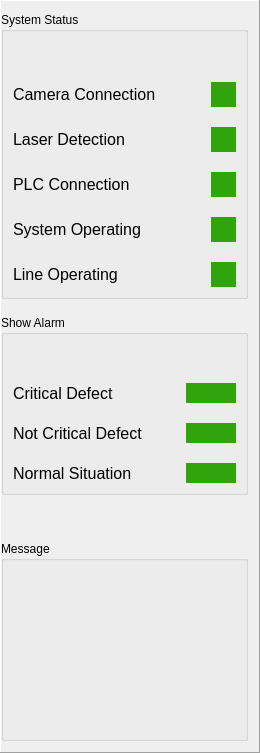
           <widget class="QFrame" name="frame_62">
            <property name="minimumSize">
             <size>
              <width>260</width>
              <height>404</height>
             </size>
            </property>
            <property name="maximumSize">
             <size>
              <width>120</width>
              <height>16777215</height>
             </size>
            </property>
            <property name="styleSheet">
             <string notr="true">QLabel{
	font-size: 16px;
	border: no
}</string>
            </property>
            <property name="frameShape">
             <enum>QFrame::Panel</enum>
            </property>
            <property name="frameShadow">
             <enum>QFrame::Raised</enum>
            </property>
            <layout class="QVBoxLayout" name="verticalLayout_17">
             <property name="leftMargin">
              <number>0</number>
             </property>
             <item>
              <widget class="QGroupBox" name="groupBox_7">
               <property name="minimumSize">
                <size>
                 <width>0</width>
                 <height>200</height>
                </size>
               </property>
               <property name="maximumSize">
                <size>
                 <width>16777215</width>
                 <height>16777215</height>
                </size>
               </property>
               <property name="styleSheet">
                <string notr="true">QLabel{
	font-size: 16px;
	border: no
}</string>
               </property>
               <property name="title">
                <string>System Status</string>
               </property>
               <layout class="QVBoxLayout" name="verticalLayout_16">
                <property name="topMargin">
                 <number>50</number>
                </property>
                <item>
                 <layout class="QGridLayout" name="gridLayout_5">
                  <property name="topMargin">
                   <number>0</number>
                  </property>
                  <property name="horizontalSpacing">
                   <number>5</number>
                  </property>
                  <property name="verticalSpacing">
                   <number>20</number>
                  </property>
                  <item row="2" column="0">
                   <widget class="QLabel" name="label_10">
                    <property name="styleSheet">
                     <string notr="true"/>
                    </property>
                    <property name="text">
                     <string>PLC Connection</string>
                    </property>
                   </widget>
                  </item>
                  <item row="2" column="1">
                   <widget class="QLabel" name="Laser_Connection_2">
                    <property name="minimumSize">
                     <size>
                      <width>25</width>
                      <height>25</height>
                     </size>
                    </property>
                    <property name="maximumSize">
                     <size>
                      <width>25</width>
                      <height>25</height>
                     </size>
                    </property>
                    <property name="styleSheet">
                     <string notr="true">QLabel{
	
background-color:rgb(48, 163, 13);
}


</string>
                    </property>
                    <property name="text">
                     <string/>
                    </property>
                   </widget>
                  </item>
                  <item row="0" column="1">
                   <widget class="QLabel" name="Laser_Connection_Check">
                    <property name="minimumSize">
                     <size>
                      <width>25</width>
                      <height>25</height>
                     </size>
                    </property>
                    <property name="maximumSize">
                     <size>
                      <width>25</width>
                      <height>25</height>
                     </size>
                    </property>
                    <property name="styleSheet">
                     <string notr="true">QLabel{
	background-color:rgb(48, 163, 13);
}</string>
                    </property>
                    <property name="text">
                     <string/>
                    </property>
                   </widget>
                  </item>
                  <item row="4" column="0">
                   <widget class="QLabel" name="label_30">
                    <property name="styleSheet">
                     <string notr="true"/>
                    </property>
                    <property name="text">
                     <string>Line Operating</string>
                    </property>
                   </widget>
                  </item>
                  <item row="3" column="1">
                   <widget class="QLabel" name="Laser_Connection_3">
                    <property name="minimumSize">
                     <size>
                      <width>25</width>
                      <height>25</height>
                     </size>
                    </property>
                    <property name="maximumSize">
                     <size>
                      <width>25</width>
                      <height>25</height>
                     </size>
                    </property>
                    <property name="styleSheet">
                     <string notr="true">QLabel{
	
background-color:rgb(48, 163, 13);
}


</string>
                    </property>
                    <property name="text">
                     <string/>
                    </property>
                   </widget>
                  </item>
                  <item row="4" column="1">
                   <widget class="QLabel" name="Laser_Connection_4">
                    <property name="minimumSize">
                     <size>
                      <width>25</width>
                      <height>25</height>
                     </size>
                    </property>
                    <property name="maximumSize">
                     <size>
                      <width>25</width>
                      <height>25</height>
                     </size>
                    </property>
                    <property name="styleSheet">
                     <string notr="true">QLabel{
	
background-color:rgb(48, 163, 13);
}


</string>
                    </property>
                    <property name="text">
                     <string/>
                    </property>
                   </widget>
                  </item>
                  <item row="3" column="0">
                   <widget class="QLabel" name="label_29">
                    <property name="minimumSize">
                     <size>
                      <width>0</width>
                      <height>20</height>
                     </size>
                    </property>
                    <property name="styleSheet">
                     <string notr="true"/>
                    </property>
                    <property name="text">
                     <string>System Operating</string>
                    </property>
                   </widget>
                  </item>
                  <item row="1" column="0">
                   <widget class="QLabel" name="label_60">
                    <property name="styleSheet">
                     <string notr="true"/>
                    </property>
                    <property name="text">
                     <string>Laser Detection</string>
                    </property>
                   </widget>
                  </item>
                  <item row="0" column="0">
                   <widget class="QLabel" name="label_26">
                    <property name="styleSheet">
                     <string notr="true"/>
                    </property>
                    <property name="text">
                     <string>Camera Connection</string>
                    </property>
                   </widget>
                  </item>
                  <item row="1" column="1">
                   <widget class="QLabel" name="Laser_Connection">
                    <property name="minimumSize">
                     <size>
                      <width>25</width>
                      <height>25</height>
                     </size>
                    </property>
                    <property name="maximumSize">
                     <size>
                      <width>25</width>
                      <height>25</height>
                     </size>
                    </property>
                    <property name="styleSheet">
                     <string notr="true">QLabel{
	
background-color:rgb(48, 163, 13);
}


</string>
                    </property>
                    <property name="text">
                     <string/>
                    </property>
                   </widget>
                  </item>
                 </layout>
                </item>
               </layout>
              </widget>
             </item>
             <item>
              <spacer name="verticalSpacer_14">
               <property name="orientation">
                <enum>Qt::Vertical</enum>
               </property>
               <property name="sizeType">
                <enum>QSizePolicy::Expanding</enum>
               </property>
               <property name="sizeHint" stdset="0">
                <size>
                 <width>20</width>
                 <height>10</height>
                </size>
               </property>
              </spacer>
             </item>
             <item>
              <widget class="QGroupBox" name="groupBox_9">
               <property name="minimumSize">
                <size>
                 <width>0</width>
                 <height>120</height>
                </size>
               </property>
               <property name="maximumSize">
                <size>
                 <width>16777215</width>
                 <height>16777215</height>
                </size>
               </property>
               <property name="styleSheet">
                <string notr="true"/>
               </property>
               <property name="title">
                <string>Show Alarm</string>
               </property>
               <layout class="QVBoxLayout" name="verticalLayout_18">
                <item>
                 <layout class="QGridLayout" name="gridLayout_6">
                  <property name="topMargin">
                   <number>39</number>
                  </property>
                  <property name="horizontalSpacing">
                   <number>6</number>
                  </property>
                  <property name="verticalSpacing">
                   <number>20</number>
                  </property>
                  <item row="1" column="1">
                   <widget class="QLabel" name="Not_Critical_live_view">
                    <property name="minimumSize">
                     <size>
                      <width>20</width>
                      <height>20</height>
                     </size>
                    </property>
                    <property name="maximumSize">
                     <size>
                      <width>50</width>
                      <height>20</height>
                     </size>
                    </property>
                    <property name="styleSheet">
                     <string notr="true">QLabel{
	background-color:rgb(48, 163, 13);
}</string>
                    </property>
                    <property name="text">
                     <string/>
                    </property>
                   </widget>
                  </item>
                  <item row="0" column="0">
                   <widget class="QLabel" name="label_35">
                    <property name="styleSheet">
                     <string notr="true"/>
                    </property>
                    <property name="text">
                     <string>Critical Defect</string>
                    </property>
                   </widget>
                  </item>
                  <item row="0" column="1">
                   <widget class="QLabel" name="Critical_live_view">
                    <property name="minimumSize">
                     <size>
                      <width>20</width>
                      <height>20</height>
                     </size>
                    </property>
                    <property name="maximumSize">
                     <size>
                      <width>50</width>
                      <height>20</height>
                     </size>
                    </property>
                    <property name="styleSheet">
                     <string notr="true">QLabel{
	background-color:rgb(48, 163, 13);
}</string>
                    </property>
                    <property name="text">
                     <string/>
                    </property>
                   </widget>
                  </item>
                  <item row="1" column="0">
                   <widget class="QLabel" name="label_32">
                    <property name="styleSheet">
                     <string notr="true"/>
                    </property>
                    <property name="text">
                     <string>Not Critical Defect</string>
                    </property>
                   </widget>
                  </item>
                  <item row="2" column="0">
                   <widget class="QLabel" name="label_41">
                    <property name="styleSheet">
                     <string notr="true"/>
                    </property>
                    <property name="text">
                     <string>Normal Situation</string>
                    </property>
                   </widget>
                  </item>
                  <item row="2" column="1">
                   <widget class="QLabel" name="Normal_live_view">
                    <property name="minimumSize">
                     <size>
                      <width>20</width>
                      <height>20</height>
                     </size>
                    </property>
                    <property name="maximumSize">
                     <size>
                      <width>50</width>
                      <height>20</height>
                     </size>
                    </property>
                    <property name="styleSheet">
                     <string notr="true">QLabel{
	background-color:rgb(48, 163, 13);
}</string>
                    </property>
                    <property name="text">
                     <string/>
                    </property>
                   </widget>
                  </item>
                 </layout>
                </item>
               </layout>
              </widget>
             </item>
             <item>
              <spacer name="verticalSpacer_17">
               <property name="orientation">
                <enum>Qt::Vertical</enum>
               </property>
               <property name="sizeHint" stdset="0">
                <size>
                 <width>20</width>
                 <height>40</height>
                </size>
               </property>
              </spacer>
             </item>
             <item>
              <widget class="QGroupBox" name="groupBox_4">
               <property name="minimumSize">
                <size>
                 <width>0</width>
                 <height>200</height>
                </size>
               </property>
               <property name="title">
                <string>Message</string>
               </property>
               <layout class="QVBoxLayout" name="verticalLayout_38">
                <item>
                 <widget class="QLabel" name="Message_LiveView">
                  <property name="minimumSize">
                   <size>
                    <width>300</width>
                    <height>0</height>
                   </size>
                  </property>
                  <property name="maximumSize">
                   <size>
                    <width>400</width>
                    <height>16777215</height>
                   </size>
                  </property>
                  <property name="frameShape">
                   <enum>QFrame::Box</enum>
                  </property>
                  <property name="frameShadow">
                   <enum>QFrame::Raised</enum>
                  </property>
                  <property name="text">
                   <string/>
                  </property>
                  <property name="scaledContents">
                   <bool>true</bool>
                  </property>
                  <property name="alignment">
                   <set>Qt::AlignCenter</set>
                  </property>
                  <property name="wordWrap">
                   <bool>true</bool>
                  </property>
                  <property name="margin">
                   <number>4</number>
                  </property>
                  <property name="indent">
                   <number>100</number>
                  </property>
                 </widget>
                </item>
               </layout>
              </widget>
             </item>
            </layout>
           </widget>
